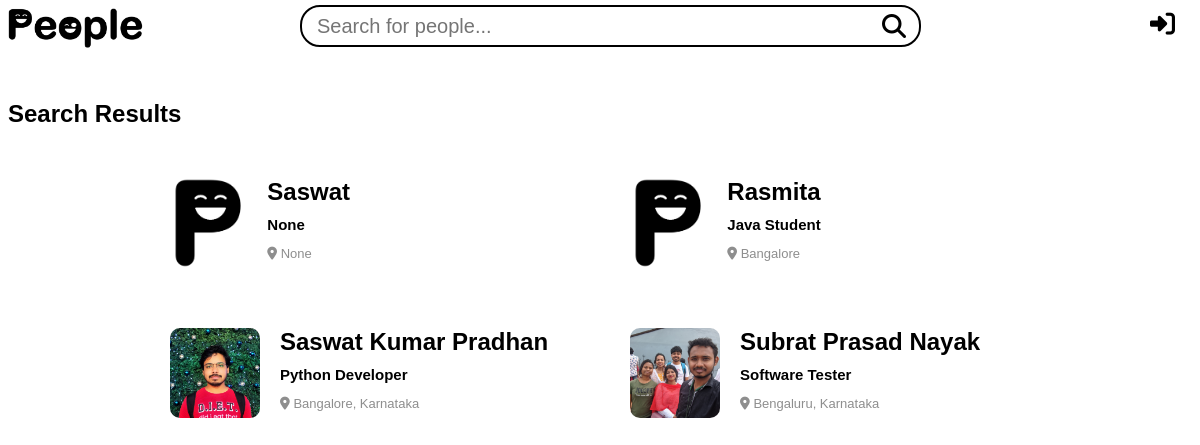
Screenshot of /search with the database file from the repository.
### app/models.py (models this page shows, shortened)
class Profile(models.Model):
    pid = models.CharField(max_length=12, unique=True, help_text='12 digit P-ID', editable=False)
    name = models.CharField(max_length=100)
    email = models.EmailField(max_length=255, unique=True)
    profession = models.CharField(max_length=100, blank=True, null=True)
    GENDER_CHOICES = [
        ('Male', 'Male'),
        ('Female', 'Female'),
        ('Other', 'Other'),
    ]
    gender = models.CharField(max_length=10, choices=GENDER_CHOICES, blank=True, null=True)
    dob = models.DateField(blank=True, null=True)
    image1 = models.ImageField(upload_to='profile_images/', blank=True, null=True)
    image2 = models.ImageField(upload_to='profile_images/', blank=True, null=True)
    image3 = models.ImageField(upload_to='profile_images/', blank=True, null=True)
    image4 = models.ImageField(upload_to='profile_images/', blank=True, null=True)
    description = models.TextField(blank=True, null=True)
    portfolio_availability = models.BooleanField(default=False)
    portfolio_url = models.URLField(blank=True, null=True)
    about = models.TextField(blank=True, null=True)
    current_address = models.TextField(blank=True, null=True)
    permanent_address = models.TextField(blank=True, null=True)
    citizenship = models.CharField(max_length=100, blank=True, null=True)
    languages = models.TextField(blank=True, null=True)
    password = models.CharField(max_length=100)

### app/views.py (the view, shortened to what this page needs)
# urls.py: path('search', views.search, name='search'),
def search(request):
    query = request.GET.get('query', '')
    if 'profile_id' not in request.session:
        profile = Profile.objects.get(id=3)
    else:
        profile_id = request.session['profile_id']
        profile = Profile.objects.get(id=profile_id)
    profiles = Profile.objects.all()
    context = {
        'profile': profile,
        'profiles': profiles,
        'query': query,
    }
    return render(request, 'search.html', context)

### app/templates/search.html (shortened to what this page needs)
<!DOCTYPE html>
<html lang="en">
<head>
    {% load static %}
    <link rel="stylesheet" type="text/css" href="{% static 'css/people.css' %}">
    <link rel="stylesheet" type="text/css" href="{% static 'css/search.css' %}">
    <link rel="stylesheet" href="https://cdnjs.cloudflare.com/ajax/libs/font-awesome/6.5.1/css/all.min.css"
 />
</head>
<body>
    <header>
        <img class="logo" src="{% static 'images/logo.png' %}" alt="">
        <div class="search">
            <form action="{% url 'search' %}" method="get">
                <input type="text" name="query" placeholder="Search for people...">
                <button type="submit" class="tooltip" data-tooltip="Search People">
                    <i class="fa-solid fa-magnifying-glass"></i>
                </button>
            </form>
        </div>
        <div class="options">
            {% if 'profile_id' not in request.session %}
            <a href="{% url 'signin' %}" class="tooltip" data-tooltip="Signin"><i
                    class="fa-solid fa-right-to-bracket"></i></a>
            {% else %}
            <a href="{% url 'people' profile.id %}" class="tooltip" data-tooltip="Your Profile"><i
                    class="fa-solid fa-user"></i></a>
            <a href="{% url 'logout' %}" class="tooltip" data-tooltip="Logout"><i
                    class="fa-solid fa-right-from-bracket"></i></a>
            {% endif %}
        </div>
    </header>
    <br><br><br><br>
    <h2>Search Results{% if query %} for "{{ query }}" :{% endif %}</h2>
    <div class="profile-container">
        {% if profiles %}
        {% for profile in profiles %}
        <a href="{% url 'people' profile.id %}">
            <div class="profile">
                <img src="{% if profile.image1 %}{{ profile.image1.url }}{% else %}{% static 'images/people.png' %}{% endif %}"
                    alt="Profile Picture">
                <div>
                    <h3>{{ profile.name }}</h3>
                    <h5>{{ profile.profession }}</h5>
                    <p><i class="fa-solid fa-location-dot"></i> {{ profile.current_address }}</p>
                </div>
            </div>
        </a>
        {% endfor %}
        {% else %}
    </div>
    <center>
        <img src="https://appretive.com/img/Empty.gif" alt="" class="notfound">
        <h2>No profiles found matching your search criteria.</h2>
    </center>
    {% endif %}
</body>
</html>

### app/static/css/people.css (style rules this page uses)
body { font-family: Arial, Helvetica, sans-serif; }
.logo { position: fixed; width: 140px; top: 5px; left: 5px; }
.options { position: fixed; top: 10px; right: 5px; }
.options a { font-size: 25px; margin-right: 20px; color: black; }
.options .tooltip { position: relative; }
.options .tooltip:before { content: attr(data-tooltip); position: absolute; background-color: #333; color: #ffffff; text-align: center; font-size: 17px; padding: 5px; border-radius: 5px; top: 120%; left: 50%; transform: translateX(-50%); opacity: 0; transition: opacity 0.3s; pointer-events: none; }

### app/static/css/search.css (style rules this page uses)
a { text-decoration: none; }
.profile-container { display: flex; flex-wrap: wrap; justify-content: center; }

### rows the page displays
Profile: name "Saswat", profession "None", current_address "None"
Profile: image1 (picture), name "Rasmita", profession "Java Student", current_address "Bangalore"
Profile: image1 (picture), name "Saswat Kumar Pradhan", profession "Python Developer", current_address "Bangalore, Karnataka"
Profile: image1 (picture), name "Subrat Prasad Nayak", profession "Software Tester", current_address "Bengaluru, Karnataka"
